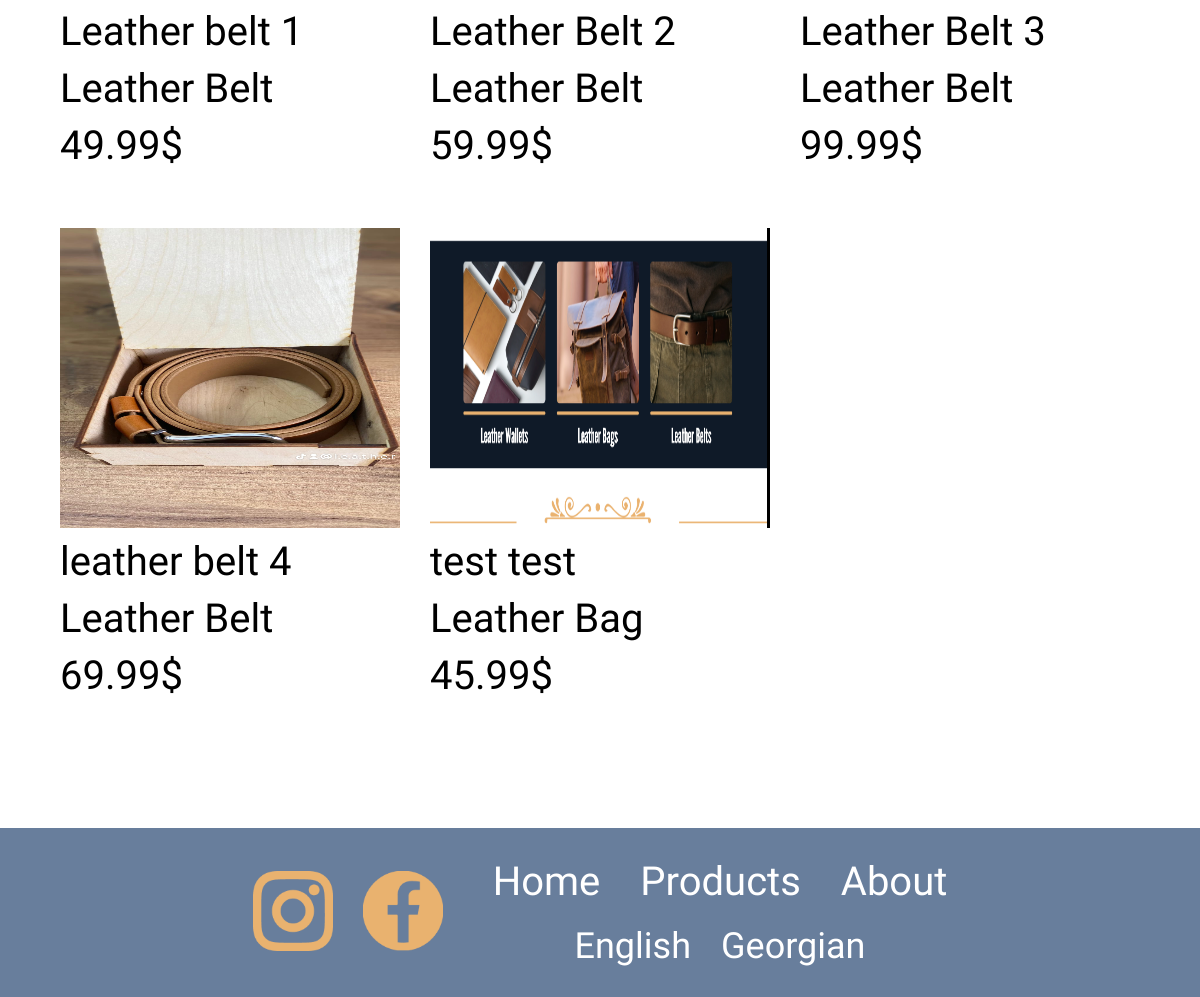
/products/ (lower part), run on an earlier commit of the app's database.
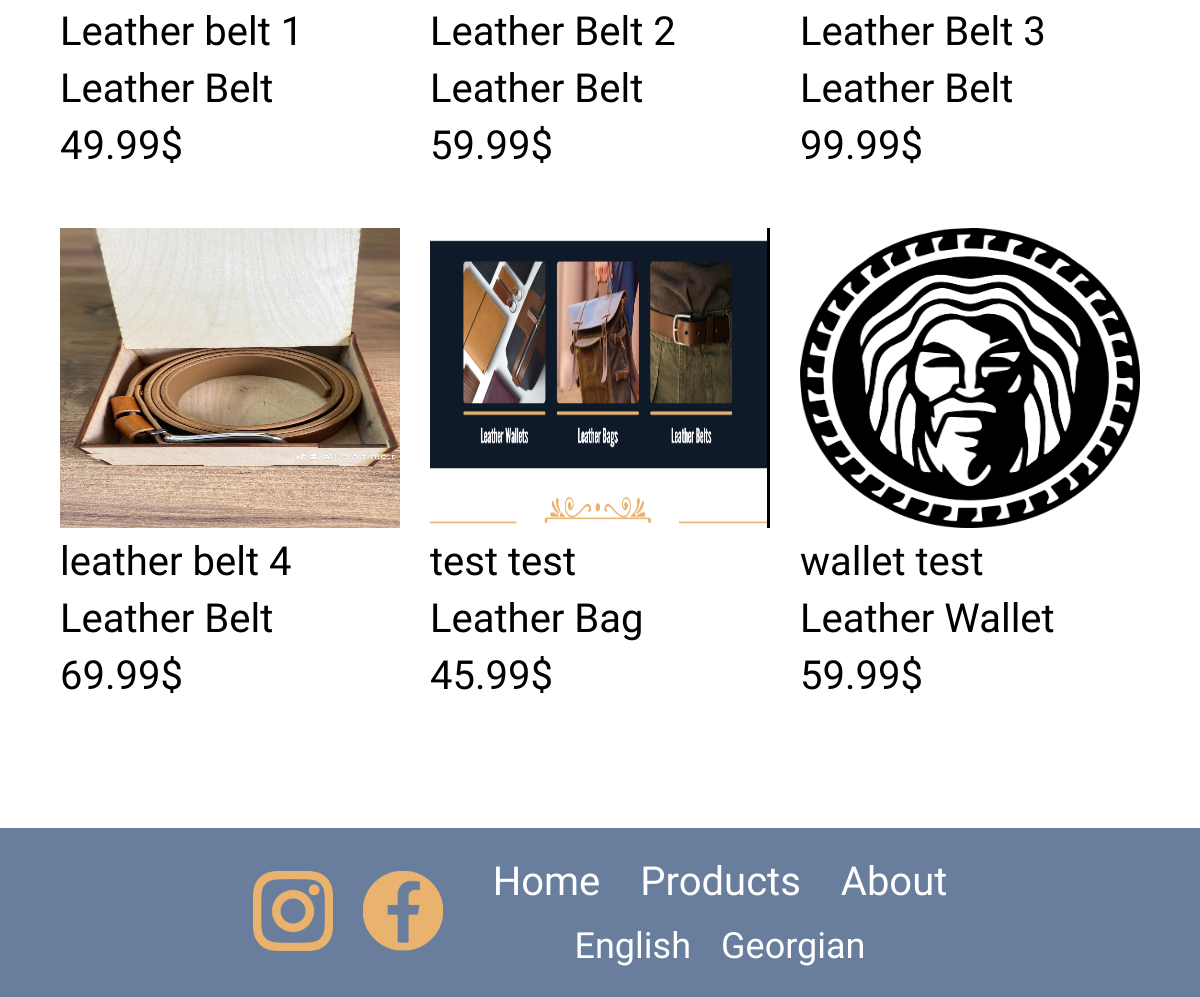
And on a later commit of the database.
### chemia_main/models.py (models this page shows, shortened)
class Product(models.Model):
    name = models.CharField(max_length=255)
    price = models.DecimalField(max_digits=10, decimal_places=2)
    image = models.ImageField(upload_to='product_images')
    description = models.TextField()
    publishing_date = models.DateField(auto_now_add=True)
    category = models.ForeignKey(Category, on_delete=models.CASCADE)

class Category(models.Model):
    name = models.CharField(max_length=255)
    def __str__(self):
        return self.name
    class Meta:
        verbose_name_plural = "categories"

### chemia_main/views.py (the view)
# urls.py: path('products/', views.products, name='products'),
def products(request):
    language = request.GET.get('lang', 'en')
    products = get_list_or_404(Product)
    categories = get_list_or_404(Category)
    belts_id = Category.objects.get(name='Leather Belt').id
    bags_id = Category.objects.get(name='Leather Bag').id
    wallet_id = Category.objects.get(name='Leather Wallet').id
    return render(request, 'chemia_main/products.html', {'products': products,
                                                         'language': language,
                                                         'categories': categories,
                                                         'belts': belts_id,
                                                         'bags': bags_id,
                                                         'wallets': wallet_id,})

### chemia_main/templates/chemia_main/products.html (shortened to what this page needs)
{% extends "chemia_main/base.html" %} {% load static %}
{% block link%}
<link
    rel="stylesheet"
    href="{% static 'chemia_main/products.css' %}"
/>
{% endblock link %}
{% block main %}
<section class="products">
    {% for product in products %}
    <div class="product_item">
        <img src="{{ product.image.url }}" alt="{{ product.name }}">
        <p class="product_name">{{ product.name }}</p>
        <p class="category">{{ product.category }}</p>
        <p class="price">{{ product.price }}$</p>
    </div>
    {% endfor %}
</section>
{% endblock main %}

### chemia_main/templates/chemia_main/base.html (shortened to what this page needs)
{% load static %}
<!DOCTYPE html>
<html lang="en">
    <head>
        <link
            rel="stylesheet"
            href="{% static 'chemia_main/base.css' %}"
        />
        <link href="https://unpkg.com/aos@2.3.1/dist/aos.css" rel="stylesheet">
        {% block link %} {% endblock %}
    </head>
    <body>
        <main class="main_content">
            {% block main %}{% endblock %}
        </main>
        <footer class="footer_flex">
            <div class="socials">
                <a href="" class="social_link" target="_blank">
                    <img src="{% static 'images/insta.png' %}" alt="Instagram logo">
                </a>
                <a href="https://www.facebook.com/profile.php?id=61555866057570" class="social_link" target="_blank">
                    <img src="{% static 'images/facebook.png' %}" alt="Facebook Logo">
                </a>
            </div>
            <div>
                <div class="footer_links">
                    <ul>
                        <li><a href="{% url 'chemia_main:index' %}">Home</a></li>
                        <li><a href="{% url 'chemia_main:products' %}">Products</a></li>
                        <li><a href="{% url 'chemia_main:about' %}">About</a></li>
                    </ul>
                </div>
                <div class="languages">
                    <a href="?lang=en">English</a>
                    <a href="?lang=ka">Georgian</a>
                </div>
            </div>
        </footer>
    </body>
</html>

### chemia_main/static/chemia_main/base.css (style rules this page uses)
* { margin: 0; padding: 0; box-sizing: border-box; }
a { text-decoration: none; color: #fff; }
html, body { overflow-x: hidden; }
body { display: flex; flex-direction: column; min-height: 100vh; width: 100%; }
.main_content { width: 100%; flex: 1; }
.footer_flex { background-color: #687E9C; display: flex; justify-content: center; align-items: center; gap: 50px; padding: 30px; margin-top: 50px; }
.socials { display: flex; justify-content: center; align-items: center; gap: 30px; }
.socials img { width: 80px; height: 80px; }
.footer_links ul { display: flex; justify-content: space-around; align-items: center; list-style: none; gap: 40px; }
.footer_links ul li { font-family: 'League Gothic', sans-serif; font-size: 40px; font-weight: 400; color: #fff; cursor: pointer; }
.languages { display: flex; justify-content: center; align-items: center; gap: 30px; font-family: 'League Gothic', sans-serif; font-size: 36px; margin-top: 20px; }

### chemia_main/static/chemia_main/products.css (style rules this page uses)
.products { display: grid; grid-template-columns: repeat(4, 1fr); grid-auto-rows: 500px; gap: 30px; margin: 50px auto; width: 90%; }
.product_item { display: flex; flex-direction: column; justify-content: flex-start; align-items: flex-start; gap: 10px; }
.product_item img { margin: 0 auto; width: 100%; height: 300px; }
.product_name, .price, .category { font-family: 'League Gothic', sans-serif; font-weight: 400; font-size: 40px; }
@media screen and (max-width: 1200px) { .products { grid-template-columns: repeat(3, 1fr); } }

What changed in the data, as far as the page shows it:
added Product: image (picture), name "wallet test", category "Leather Wallet", price "59.99"
